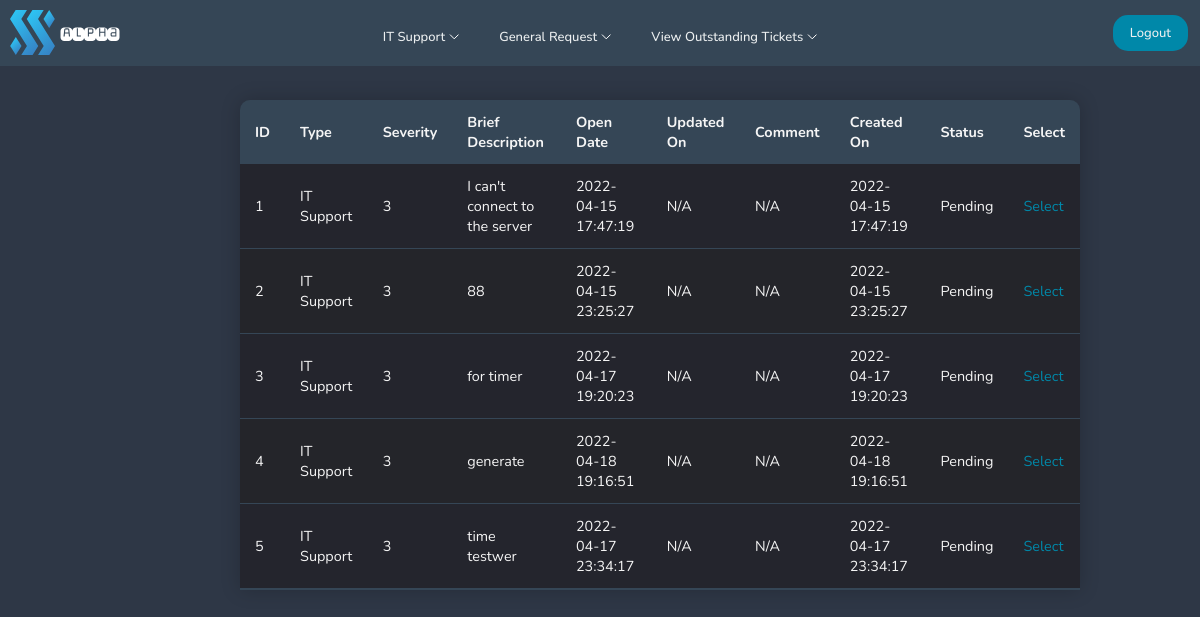
/pages/user-view-it-ticket.php (signed in), run on an earlier commit of the app's database.
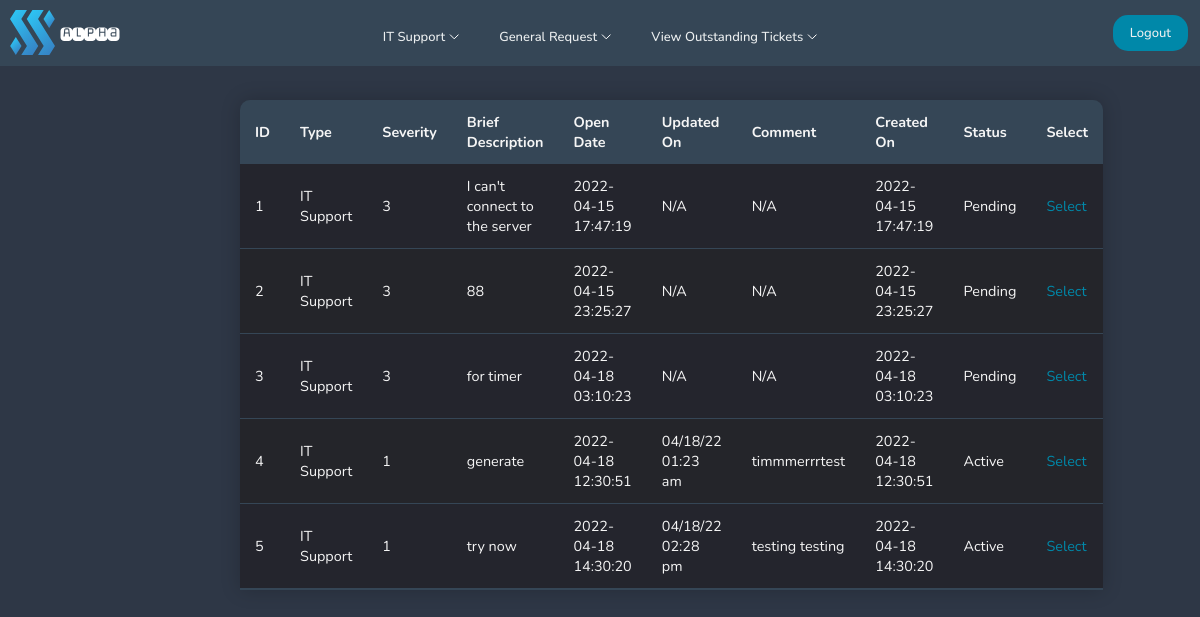
And on a later commit of the database.
### tables this page shows
CREATE TABLE "itticket" (
	"id"	INTEGER,
	"user"	INTEGER,
	"type"	TEXT,
	"severity"	TEXT,
	"brief"	INTEGER,
	"full"	TEXT,
	"createdon"	TEXT,
	"status"	TEXT,
	"comment"	TEXT,
	"updatedon"	TEXT,
	PRIMARY KEY("id"),
	FOREIGN KEY("severity") REFERENCES "itsupportservices"("id")
);

### pages/user-view-it-ticket.php (the view, shortened to what this page needs)
<!DOCTYPE html>
<html lang="en">
<head>
    <?php include'../navigation/userdashnavbar.php';
    require ('../config/dbcon.php'); ?>
    <link rel="stylesheet" href="../navigation/userdashnavbar.css">
    <link rel="stylesheet" href="../css/admintickettable.css">
    <link rel="stylesheet" href="../css/user-select-button.css">
</head>
<body bgcolor="#2E3746">
    <?php
    $user = $_SESSION['id'];
    $query = "SELECT * FROM itticket where user = $user";
    $statement = $conn->prepare($query);
    $statement->execute();
    $statement->setFetchMode(PDO::FETCH_OBJ);
    $result = $statement->fetchAll();
    ?>
    <table class="ticket-table">
        <thead>
        <tr>
            <th>ID</th>
            <th>Type</th>
            <th>Severity</th>
            <th>Brief Description</th>
            <th>Open Date</th>
            <th>Updated On</th>
            <th>Comment</th>
            <th>Created On</th>
            <th>Status</th>
            <th>Select</th>
        </tr>
        </thead>
        <?php foreach($result as $data) { ?>
            <tr>
                <td><?= $data->id; ?> </td>
                <td><?= $data->type; ?> </td>
                <td><?= $data->severity; ?> </td>
                <td><?= $data->brief; ?> </td>
                <td><?= $data->createdon ?> </td>
                <td><?= $data->updatedon; ?> </td>
                <td><?= $data->comment; ?> </td>
                <td><?= $data->createdon; ?> </td>
                <td><?= $data->status; ?> </td>
                <td>
                    <a style="text-decoration: none;" href="../pages/user-select-it-ticket.php?id=<?= $data->id; ?>" class="selectbutton">Select</a>
                </td>
            </tr>
            <?php
        }
        ?>
    </table>
</body>
</html>

### navigation/userdashnavbar.php (shortened to what this page needs)
<!DOCTYPE html>
    <head>
        <link rel="stylesheet" href="navigation/userdashnavbar.css">
    </head>
    <body>
        <header>
            <a class="logo" href="/"><img src="../images/logo.svg" width="45" height="45" alt="logo"></a>
            <a class="logo2" href="/"><img src="../images/alpha.svg" width="60" height="60" alt="logo"></a>
            <nav>
                <ul class="nav__links">
                    <li><a href="../pages/user-create-it.php">IT Support</a></li>
                    <li><a href="../pages/user-create-request.php">General Request</a></li>
                    <li><a class="viewticketbutton" href="../pages/user-ticket-type-selection.php">View Outstanding Tickets</a></li>
                </ul>
            </nav>
            <a class="cta" href="../pages/home.php">Logout</a>
        </header>
    </body>
</html>

### navigation/userdashnavbar.css (style rules this page uses)
* { box-sizing: border-box; margin: 0; padding: 0; }
header { width: 100%; top: 0; left: 0; position: fixed; z-index: 100; padding: 20px 10%; background-color: #354656 ; }
.logo { position: fixed; top: 10px; left: 10px; z-index: 9999; }
.logo2 { position: fixed; top: 4px; left: 60px; }
.nav__links a, .cta, .overlay__content a { display: flex; justify-content: center; font-family: "Nunito", sans-serif; font-size: small; font-weight: 500; color: #edf0f1; text-decoration: none; }
.nav__links a::after { content: url("../images/arrowdown.svg"); margin-left: 4px; }
.nav__links { list-style: none; display: flex; justify-content: center; padding-top: 8px; }
.nav__links li { padding: 0px 20px; }
.nav__links li a { transition: color 0.3s ease 0s; }
.cta { position: fixed; top: 15px; right: 12px; z-index: 9999; padding: 9px 17px; background-color: rgba(0, 136, 169, 1); border: none; border-radius: 15px; cursor: pointer; transition: background-color 0.3s ease 0s; }

### css/admintickettable.css (style rules this page uses)
* { box-sizing: border-box; font-family: "Nunito", sans-serif; }
.ticket-table { table-layout: fixed; margin-top: 100px; margin-left: 20%; margin-right: auto; margin-bottom: 0px; font-size: 0.9em; min-width: 70%; max-width: 70%; border-collapse: collapse; border-radius: 10px 10px 0 0; box-shadow: 0 0 20px rgba(0, 0 ,0, 0.20); overflow: hidden; }
.ticket-table thead tr { background-color: #354656; color: whitesmoke; text-align: left; font-weight: bold; }
.ticket-table th, .ticket-table td { max-width:180px; word-wrap:break-word; padding: 12px 15px; }
.ticket-table tbody tr { border-bottom: 1px solid #354656; color: whitesmoke; }
.ticket-table tbody tr:nth-of-type(even) { background-color: #24252a; }
.ticket-table tbody tr:nth-of-type(odd) { background-color: #24252d; }
.ticket-table tbody tr:last-of-type { border-bottom: 2px solid #354656; }
.ticket-table a { text-decoration : none; color: #0088a9; transition: color 0.3s ease 0s; }

### css/user-select-button.css (style rules this page uses)
.selectbutton { text-decoration : none; color: #0088a9; transition: color 0.3s ease 0s; }

What changed in the data, as far as the page shows it:
changed itticket "for timer": createdon "2022-04-17 19:20:23" → "2022-04-18 03:10:23"
changed itticket "generate": severity "3" → "1"; createdon "2022-04-18 19:16:51" → "2022-04-18 12:30:51"; updatedon "N/A" → "04/18/22 01:23 am"; comment "N/A" → "timmmerrrtest"; status "Pending" → "Active"
changed itticket id 5: severity "3" → "1"; brief "time testwer" → "try now"; createdon "2022-04-17 23:34:17" → "2022-04-18 14:30:20"; updatedon "N/A" → "04/18/22 02:28 pm"; comment "N/A" → "testing testing"; status "Pending" → "Active"
